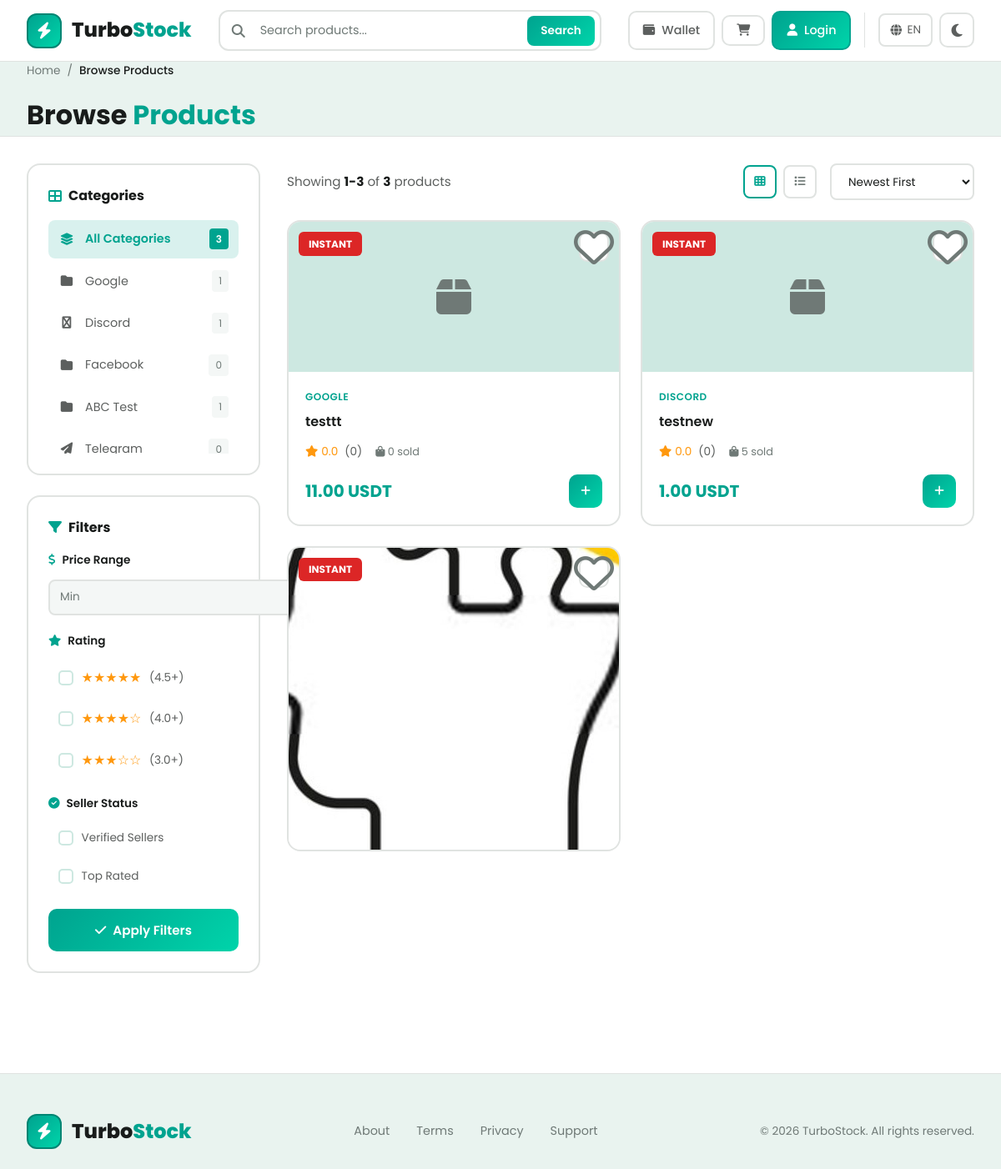
Screenshot of /browse.php with the database file from the repository.
### tables this page shows
CREATE TABLE `categories` (
  `id` int(10) UNSIGNED NOT NULL,
  `name` varchar(100) NOT NULL,
  `slug` varchar(100) NOT NULL,
  `description` text DEFAULT NULL,
  `icon` varchar(50) DEFAULT NULL,
  `parent_id` int(10) UNSIGNED DEFAULT NULL,
  `sort_order` int(11) DEFAULT 0,
  `status` enum('active','inactive') NOT NULL DEFAULT 'active',
  `created_at` timestamp NOT NULL DEFAULT current_timestamp()
);

CREATE TABLE `products` (
  `id` int(10) UNSIGNED NOT NULL,
  `seller_id` int(10) UNSIGNED NOT NULL,
  `category_id` int(10) UNSIGNED NOT NULL,
  `name` varchar(255) NOT NULL,
  `slug` varchar(255) NOT NULL,
  `description` text DEFAULT NULL,
  `short_description` varchar(500) DEFAULT NULL,
  `price` decimal(18,6) NOT NULL,
  `stock_quantity` int(11) DEFAULT -1,
  `delivery_type` enum('auto','manual') NOT NULL DEFAULT 'manual',
  `delivery_data` text DEFAULT NULL,
  `thumbnail` varchar(255) DEFAULT NULL,
  `images` longtext DEFAULT NULL CHECK (json_valid(`images`)),
  `status` enum('active','inactive','pending','rejected') NOT NULL DEFAULT 'pending',
  `total_sales` int(10) UNSIGNED DEFAULT 0,
  `rating_average` decimal(3,2) DEFAULT 0.00,
  `rating_count` int(10) UNSIGNED DEFAULT 0,
  `created_at` timestamp NOT NULL DEFAULT current_timestamp(),
  `updated_at` timestamp NOT NULL DEFAULT current_timestamp() ON UPDATE current_timestamp()
);

CREATE TABLE `sellers` (
  `id` int(10) UNSIGNED NOT NULL,
  `user_id` int(10) UNSIGNED NOT NULL,
  `shop_name` varchar(100) NOT NULL,
  `shop_slug` varchar(100) NOT NULL,
  `shop_description` text DEFAULT NULL,
  `shop_logo` varchar(255) DEFAULT NULL,
  `shop_banner` varchar(255) DEFAULT NULL,
  `verification_status` enum('unverified','pending','verified') NOT NULL DEFAULT 'unverified',
  `verified_at` timestamp NULL DEFAULT NULL,
  `total_sales` int(10) UNSIGNED DEFAULT 0,
  `total_earnings` decimal(18,6) DEFAULT 0.000000,
  `rating_average` decimal(3,2) DEFAULT 0.00,
  `rating_count` int(10) UNSIGNED DEFAULT 0,
  `created_at` timestamp NOT NULL DEFAULT current_timestamp(),
  `updated_at` timestamp NOT NULL DEFAULT current_timestamp() ON UPDATE current_timestamp()
);

### includes/functions.php (called while the page is built, shortened)
<?php
function productUrl($id) {
    return BASE_URL . '/product/' . $id;
}
function sanitize($input) {
    return htmlspecialchars(trim($input), ENT_QUOTES, 'UTF-8');
}
function clean($input) {
    return trim($input);
}
function formatCurrency($amount, $decimals = 2) {
    return number_format((float)$amount, $decimals) . ' USDT';
}
function paginate($totalItems, $currentPage, $perPage = ITEMS_PER_PAGE) {
    $totalPages = ceil($totalItems / $perPage);
    $currentPage = max(1, min($currentPage, $totalPages));
    $offset = ($currentPage - 1) * $perPage;
    return [
        'total_items' => $totalItems,
        'total_pages' => $totalPages,
        'current_page' => $currentPage,
        'per_page' => $perPage,
        'offset' => $offset,
        'has_prev' => $currentPage > 1,
        'has_next' => $currentPage < $totalPages
    ];
}

### config/database.php (called while the page is built, shortened)
<?php
class Database {
    private static $instance = null;
    private $connection;
    private function __construct() {
        try {
            $dsn = "mysql:host=" . DB_HOST . ";dbname=" . DB_NAME . ";charset=" . DB_CHARSET;
            $options = [
                PDO::ATTR_ERRMODE => PDO::ERRMODE_EXCEPTION,
                PDO::ATTR_DEFAULT_FETCH_MODE => PDO::FETCH_ASSOC,
                PDO::ATTR_EMULATE_PREPARES => false,
                PDO::MYSQL_ATTR_INIT_COMMAND => "SET NAMES " . DB_CHARSET
            ];
            $this->connection = new PDO($dsn, DB_USER, DB_PASS, $options);
        } catch (PDOException $e) {
            error_log("Database Connection Error: " . $e->getMessage());
            die("Database connection failed. Please try again later.");
        }
    }
    public static function getInstance() {
        if (self::$instance === null) {
            self::$instance = new self();
        }
        return self::$instance;
    }
    public function query($sql, $params = []) {
        try {
            $stmt = $this->connection->prepare($sql);
            $stmt->execute($params);
            return $stmt;
        } catch (PDOException $e) {
            error_log("Query Error: " . $e->getMessage() . " | SQL: " . $sql);
            throw $e;
        }
    }
    public function fetch($sql, $params = []) {
        return $this->query($sql, $params)->fetch();
    }
    public function fetchAll($sql, $params = []) {
        return $this->query($sql, $params)->fetchAll();
    }
    public function count($table, $where = '1=1', $params = []) {
        $sql = "SELECT COUNT(*) as count FROM {$table} WHERE {$where}";
        $result = $this->fetch($sql, $params);
        return (int) $result['count'];
    }
}
function db() {
    return Database::getInstance();
}

### browse.php (the view, shortened to what this page needs)
<?php
$category = clean($_GET['category'] ?? '');
$search = clean($_GET['q'] ?? '');
$sort = clean($_GET['sort'] ?? 'newest');
$minPrice = (float) ($_GET['min_price'] ?? 0);
$page = max(1, (int) ($_GET['page'] ?? 1));
$where = ["p.status = 'active'"];
$params = [];
$whereClause = implode(' AND ', $where);
$orderBy = match($sort) {
    'popular' => 'p.total_sales DESC',
    'price_low' => 'p.price ASC',
    'price_high' => 'p.price DESC',
    'rating' => 'p.rating_average DESC',
    default => 'p.created_at DESC'
};
$totalProducts = db()->fetch("
    SELECT COUNT(*) as count
    FROM products p
    JOIN sellers s ON p.seller_id = s.id
    JOIN categories c ON p.category_id = c.id
    WHERE {$whereClause}
", $params)['count'];
$pagination = paginate($totalProducts, $page, ITEMS_PER_PAGE);
$products = db()->fetchAll("
    SELECT p.*, s.shop_name, s.verification_status, s.id as seller_id, s.rating_average as seller_rating,
           c.name as category_name, c.slug as category_slug
    FROM products p
    JOIN sellers s ON p.seller_id = s.id
    JOIN categories c ON p.category_id = c.id
    WHERE {$whereClause}
    ORDER BY {$orderBy}
    LIMIT {$pagination['per_page']} OFFSET {$pagination['offset']}
", $params);
$categories = db()->fetchAll("SELECT * FROM categories WHERE status = 'active' ORDER BY sort_order");
$currentCategory = null;
$categoryIcons = [
    'gaming' => 'fa-gamepad',
    'software' => 'fa-code',
    'accounts' => 'fa-user-circle',
    'gift-cards' => 'fa-gift',
    'design' => 'fa-palette',
    'streaming' => 'fa-play-circle',
    'e-books' => 'fa-book',
    'audio' => 'fa-music',
];
require_once INCLUDES_PATH . '/header.php';
?>
<div class="page-header">
    <div class="container">
        <div class="breadcrumb">
            <a href="<?= BASE_URL ?>">Home</a>
            <span>/</span>
            <?php if ($currentCategory): ?>
                <a href="<?= BASE_URL ?>/browse.php">Browse</a>
                <span>/</span>
                <span class="current"><?= sanitize($currentCategory['name']) ?></span>
            <?php elseif ($search): ?>
                <span class="current">Search: <?= sanitize($search) ?></span>
            <?php else: ?>
                <span class="current">Browse Products</span>
            <?php endif; ?>
        </div>
        <h1 class="page-title">
            <?php if ($currentCategory): ?>
                <?= sanitize($currentCategory['name']) ?> <span>Products</span>
            <?php elseif ($search): ?>
                Search <span>Results</span>
            <?php else: ?>
                Browse <span>Products</span>
            <?php endif; ?>
        </h1>
    </div>
</div>
<div class="container">
    <div class="main-content">
        <aside class="sidebar">
            <div class="filter-card">
                <h3 class="filter-title"><i class="fas fa-th-large"></i> Categories</h3>
                <div class="categories-list">
                    <a href="<?= BASE_URL ?>/browse.php<?= $search ? '?q=' . urlencode($search) : '' ?>" class="category-item <?= !$category ? 'active' : '' ?>">
                        <i class="fas fa-layer-group"></i> All Categories
                        <span class="count"><?= number_format($totalProducts) ?></span>
                    </a>
                    <?php foreach ($categories as $cat):
                        $catCount = db()->count('products', "category_id = ? AND status = 'active'", [$cat['id']]);
                        $icon = $cat['icon'] ?? $categoryIcons[$cat['slug']] ?? 'fa-folder';
                    ?>
                        <a href="<?= BASE_URL ?>/browse.php?category=<?= $cat['slug'] ?><?= $search ? '&q=' . urlencode($search) : '' ?>" class="category-item <?= $category === $cat['slug'] ? 'active' : '' ?>">
                            <i class="fas <?= $icon ?>"></i> <?= sanitize($cat['name']) ?>
                            <span class="count"><?= number_format($catCount) ?></span>
                        </a>
                    <?php endforeach; ?>
                </div>
            </div>
            <div class="filter-card">
                <h3 class="filter-title"><i class="fas fa-filter"></i> Filters</h3>
                <form method="GET" action="<?= BASE_URL ?>/browse.php" id="filterForm">
                    <div class="filter-group">
                        <div class="filter-group-title"><i class="fas fa-dollar-sign"></i> Price Range</div>
                        <div class="price-inputs">
                            <input type="number" name="min_price" class="price-input" placeholder="Min" value="<?= $minPrice > 0 ? $minPrice : '' ?>" min="0" step="0.01">
                            <span class="price-separator">-</span>
                        </div>
                    </div>
                    <div class="filter-group">
                        <div class="filter-group-title"><i class="fas fa-star"></i> Rating</div>
                        <div class="filter-options">
                            <label class="filter-option">
                                <span class="custom-checkbox"></span>
                                <span class="stars">★★★★★</span>
                                <span class="label-text">(4.5+)</span>
                            </label>
                            <label class="filter-option">
                                <span class="custom-checkbox"></span>
                                <span class="stars">★★★★☆</span>
                                <span class="label-text">(4.0+)</span>
                            </label>
                            <label class="filter-option">
                                <span class="custom-checkbox"></span>
                                <span class="stars">★★★☆☆</span>
                                <span class="label-text">(3.0+)</span>
                            </label>
                        </div>
                    </div>
                    <div class="filter-group">
                        <div class="filter-group-title"><i class="fas fa-check-circle"></i> Seller Status</div>
                        <div class="filter-options">
                            <label class="filter-option">
                                <span class="custom-checkbox"></span>
                                <span class="label-text">Verified Sellers</span>
                            </label>
                            <label class="filter-option">
                                <span class="custom-checkbox"></span>
                                <span class="label-text">Top Rated</span>
                            </label>
                        </div>
                    </div>
                    <button type="submit" class="btn-apply">
                        <i class="fas fa-check"></i> Apply Filters
                    </button>
                </form>
            </div>
        </aside>
        <main class="products-section">
            <div class="products-header">
                <p class="results-count">
                    Showing <strong><?= $pagination['offset'] + 1 ?>-<?= min($pagination['offset'] + $pagination['per_page'], $totalProducts) ?></strong> of <strong><?= number_format($totalProducts) ?></strong> products
                </p>
                <div class="sort-wrapper">
                    <div class="view-toggle">
                        <button class="view-btn active"><i class="fas fa-th"></i></button>
                        <button class="view-btn"><i class="fas fa-list"></i></button>
                    </div>
                    <select class="sort-select" onchange="updateSort(this.value)">
                        <option value="newest" <?= $sort === 'newest' ? 'selected' : '' ?>>Newest First</option>
                    </select>
                </div>
            </div>
            <?php if (empty($products)): ?>
                <div class="empty-state">
                    <i class="fas fa-box-open"></i>
                    <h3>No Products Found</h3>
                    <p>Try adjusting your filters or search terms</p>
                    <a href="<?= BASE_URL ?>/browse.php" class="btn btn-primary">View All Products</a>
                </div>
            <?php else: ?>
                <div class="products-grid">
                    <?php foreach ($products as $product): ?>
                        <a href="<?= productUrl($product['id']) ?>" class="product-card">
                            <div class="product-image">
                                <?php if ($product['delivery_type'] === 'auto'): ?>
                                    <span class="product-badge hot">INSTANT</span>
                                <?php elseif ($product['total_sales'] > 100): ?>
                                    <span class="product-badge hot">HOT</span>
                                <?php elseif (strtotime($product['created_at']) > strtotime('-7 days')): ?>
                                    <span class="product-badge new">NEW</span>
                                <?php endif; ?>
                                <div class="product-wishlist"><i class="far fa-heart"></i></div>
                                <?php if ($product['thumbnail']): ?>
                                    <img src="<?= UPLOADS_URL ?>/<?= $product['thumbnail'] ?>" alt="<?= sanitize($product['name']) ?>">
                                <?php else: ?>
                                    <?php
                                    $catIcon = $categoryIcons[$product['category_slug']] ?? 'fa-box';
                                    ?>
                                    <i class="fas <?= $catIcon ?>"></i>
                                <?php endif; ?>
                            </div>
                            <div class="product-content">
                                <div class="product-category"><?= sanitize($product['category_name']) ?></div>
                                <h3 class="product-title"><?= sanitize(mb_strimwidth($product['name'], 0, 45, '...')) ?></h3>
                                <div class="product-meta">
                                    <div class="product-rating">
                                        <i class="fas fa-star"></i> <?= number_format($product['seller_rating'] ?? 5.0, 1) ?>
                                        <span>(<?= number_format($product['total_reviews'] ?? 0) ?>)</span>
                                    </div>
                                    <div class="product-sales">
                                        <i class="fas fa-shopping-bag"></i>
                                        <?= $product['total_sales'] >= 1000 ? number_format($product['total_sales'] / 1000, 1) . 'K' : number_format($product['total_sales']) ?> sold
                                    </div>
                                </div>
                                <div class="product-footer">
                                    <div class="product-price"><?= formatCurrency($product['price']) ?></div>
                                    <button class="product-btn"><i class="fas fa-plus"></i></button>
                                </div>
                            </div>
                        </a>
                    <?php endforeach; ?>
                </div>
            <?php endif; ?>
        </main>
    </div>
</div>
<?php require_once INCLUDES_PATH . '/footer.php'; ?>

### rows the page displays
categories: name "Google", catCount "1"
categories: name "Discord", catCount "1"
categories: name "Facebook", catCount "0"
categories: name "ABC Test", catCount "1"
categories: name "Telegram", catCount "0"
products: delivery_type "INSTANT", category.name "GOOGLE", name "testtt", seller.rating_average "0.0", total_reviews "0", total_sales "0", price "11.00 USDT"
products: delivery_type "INSTANT", category.name "DISCORD", name "testnew", seller.rating_average "0.0", total_reviews "0", total_sales "5", price "1.00 USDT"
products: delivery_type "INSTANT", thumbnail (picture)

### other values shown
__('search') "Search"
__('wallet') "Wallet"
__('login') "Login"
lang()->getCurrentLanguage() "EN"
$totalProducts "3"
$pagination['offset'] + 1 "1"
min($pagination['offset'] + $pagination['per_page'], $totalProducts) "3"
